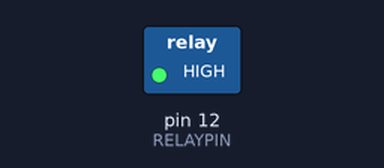
Bench run of a sketch on a simulated Arduino Uno, built with avr-gcc and run on an emulated ATmega328P. Shown: switched loads named in the sketch (green lamp = pin HIGH). Dashed ring = blinking.

Above: at 0.5 s.
Timing chart, 0 to 4.6 s (numbered marks = the images above):
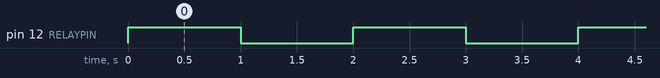

The sketch:

relay_1_test.ino
```cpp
/*
  Пример управления модулем одного реле (или MOS транзистора)
  Created by Rostislav Varzar
*/

#define RELAYPIN 12

void setup() {
  // Инициализация последовательного порта
  Serial.begin(9600);
  // Инициализация выхода реле
  pinMode(RELAYPIN, OUTPUT);
}

void loop() {
  // Включение
  digitalWrite(RELAYPIN, HIGH);
  // Пауза
  delay(1000);
  // Выключение
  digitalWrite(RELAYPIN, LOW);
  // Пауза
  delay(1000);
}
```

Measured:
- by itself, pin 12 (RELAYPIN): alternates HIGH for 1.0 s and LOW for 1.0 s
